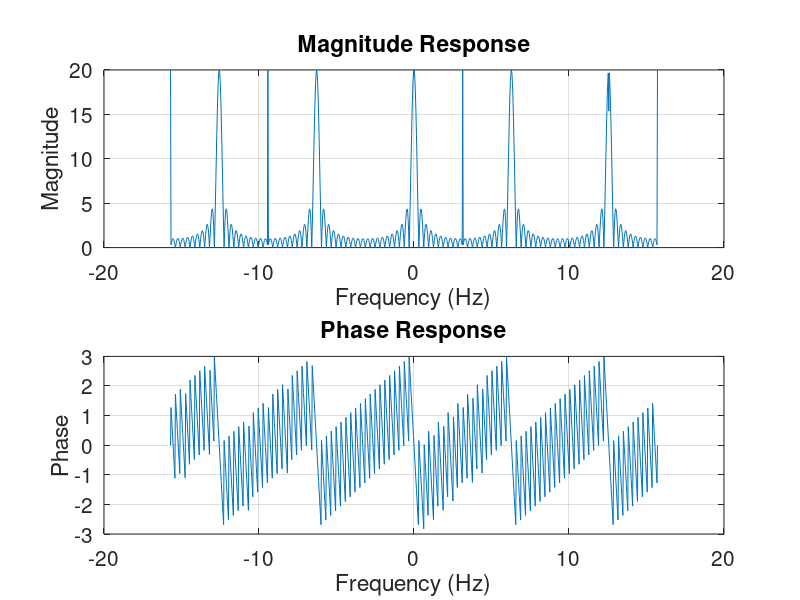

Write MATLAB code to recreate this figure. (Note: this script raises an error after producing the figure.)
w = -5*pi:pi*0.01:5*pi;
N = 20;
j = sqrt(-1);
n = -5:2:5;

%expression of W
W = (1-exp(-j*w*N))./(1-exp(-j*w));
for i = 1:length(n)
    W(w == n(i)*pi) = N;
end

figure;

subplot(2,1,1);
plot(w, abs(W));
title('Magnitude Response');
xlabel('Frequency (Hz)');
ylabel('Magnitude');
set(gca, 'FontSize', 15);
grid on;

subplot(2,1,2);
plot(w, angle(W));
title('Phase Response');
xlabel('Frequency (Hz)');
ylabel('Phase');  
set(gca, 'FontSize', 15);

grid on;

sgtitle('Magnitude & Phase Response of W(e^j^\omega) -Sujay Vivek (22EE30029)')